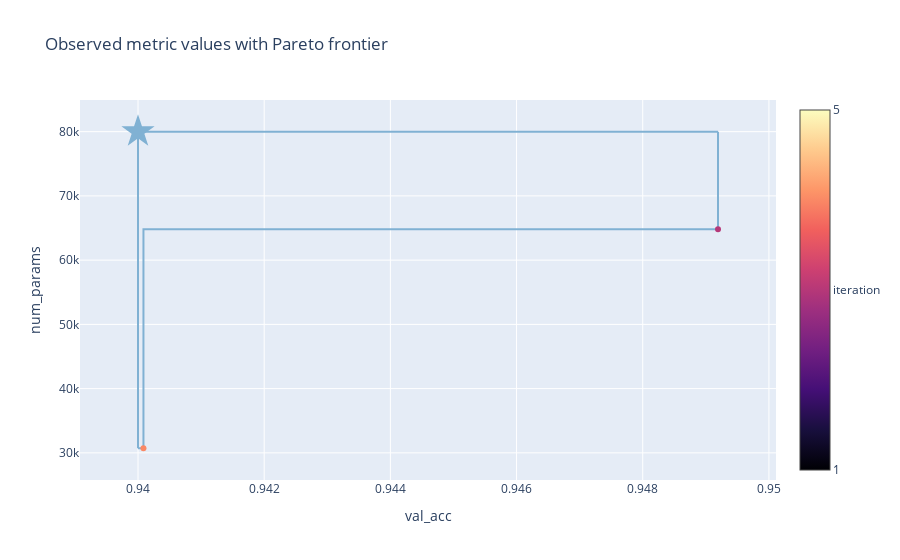

Here is the notebook cell this chart was saved with:
### Code cell
from ax.service.utils.report_utils import _pareto_frontier_scatter_2d_plotly

_pareto_frontier_scatter_2d_plotly(experiment)

### Figure 1 — Plotly figure (JSON) as saved in the notebook; plotly's stock layout.template omitted (floating-point values rounded to 4 significant figures)
{"data": [{"line": {"shape": "hv"}, "marker": {"color": "rgba(128,177,211,1)"}, "mode": "lines", "type": "scatter", "x": [0.9492, 0.9492, 0.9401, 0.94], "y": [80000, 64812, 30704, 30704]}, {"marker": {"color": "rgba(128,177,211,1)"}, "mode": "lines", "type": "scatter", "x": [0.9492, 0.94], "y": [80000, 80000]}, {"marker": {"color": "rgba(128,177,211,1)"}, "mode": "lines", "type": "scatter", "x": [0.94, 0.94], "y": [30704, 80000]}, {"hovertemplate": "%{text}", "marker": {"color": [0, 25, 50, 75, 100], "colorbar": {"ticktext": [1, "iteration", 5], "tickvals": [0, 50, 100]}, "colorscale": [[0, "#000004"], [0.1111, "#180f3d"], [0.2222, "#440f76"], [0.3333, "#721f81"], [0.4444, "#9e2f7f"], [0.5556, "#cd4071"], [0.6667, "#f1605d"], [0.7778, "#fd9668"], [0.8889, "#feca8d"], [1, "#fcfdbf"]]}, "mode": "markers", "name": "Experimental points", "text": ["Arm name: 0_0", "Arm name: 1_0", "Arm name: 2_0", "Arm name: 3_0", "Arm name: 4_0"], "type": "scatter", "x": [0.9302, 0.952, 0.9492, 0.9401, 0.9215], "y": [51630.0, 81540, 64812, 30704, 26363]}, {"marker": {"color": "rgba(128,177,211,1)", "size": 25, "symbol": "star"}, "mode": "markers", "type": "scatter", "x": [0.94], "y": [80000]}], "layout": {"showlegend": false, "title": {"text": "Observed metric values with Pareto frontier"}, "xaxis": {"range": [0.9391, 0.9501], "title": {"text": "val_acc"}}, "yaxis": {"range": [25770.0, 84930.0], "title": {"text": "num_params"}}}}
